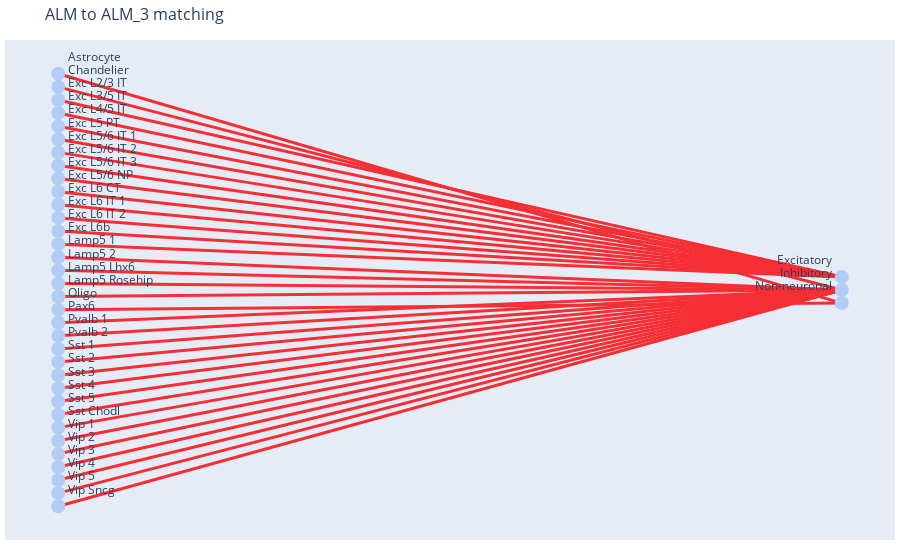

Notebook code cell kept with this figure:
### Code cell
# granular -> coarse mapping
lp_rcm = RefCM(solver='lp', max_merges=-1)
m = lp_rcm.match(coarse, granular)
m.display_matching_graph()

### Figure 1 — Plotly figure (JSON) as saved in the notebook; plotly's stock layout.template omitted (floating-point values rounded to 4 significant figures)
{"data": [{"hoverinfo": "none", "line": {"color": "#90EE90", "width": 3}, "mode": "lines", "name": "correct matching", "type": "scatter", "x": [], "y": []}, {"hoverinfo": "none", "line": {"color": "#F72F35", "width": 3}, "mode": "lines", "name": "incorrect matching", "type": "scatter", "x": [0, 17, null, 0, 17, null, 0, 17, null, 0, 17, null, 0, 17, null, 0, 17, null, 0, 17, null, 0, 17, null, 0, 17, null, 0, 17, null, 0, 17, null, 0, 17, null, 0, 17, null, 0, 17, null, 0, 17, null, 0, 17, null, 0, 17, null, 0, 17, null, 0, 17, null, 0, 17, null, 0, 17, null, 0, 17, null, 0, 17, null, 0, 17, null, 0, 17, null, 0, 17, null, 0, 17, null, 0, 17, null, 0, 17, null, 0, 17, null, 0, 17, null, 0, 17, null, 0, 17, null, 0, 17, null], "y": [17, -0.5, null, 16, 0.5, null, 15, 1.5, null, 14, 1.5, null, 13, 1.5, null, 12, 1.5, null, 11, 1.5, null, 10, 1.5, null, 9, 1.5, null, 8, 1.5, null, 7, 1.5, null, 6, 1.5, null, 5, 1.5, null, 4, 1.5, null, 3, 0.5, null, 2, 0.5, null, 1, 0.5, null, 0, 0.5, null, -1, -0.5, null, -2, 0.5, null, -3, 0.5, null, -4, 0.5, null, -5, 0.5, null, -6, 0.5, null, -7, 0.5, null, -8, 0.5, null, -9, 0.5, null, -10, 0.5, null, -11, 0.5, null, -12, 0.5, null, -13, 0.5, null, -14, 0.5, null, -15, 0.5, null, -16, 0.5, null]}, {"hoverinfo": "text", "marker": {"color": ["#B3CCF5", "#B3CCF5", "#B3CCF5", "#B3CCF5", "#B3CCF5", "#B3CCF5", "#B3CCF5", "#B3CCF5", "#B3CCF5", "#B3CCF5", "#B3CCF5", "#B3CCF5", "#B3CCF5", "#B3CCF5", "#B3CCF5", "#B3CCF5", "#B3CCF5", "#B3CCF5", "#B3CCF5", "#B3CCF5", "#B3CCF5", "#B3CCF5", "#B3CCF5", "#B3CCF5", "#B3CCF5", "#B3CCF5", "#B3CCF5", "#B3CCF5", "#B3CCF5", "#B3CCF5", "#B3CCF5", "#B3CCF5", "#B3CCF5", "#B3CCF5"], "size": 14}, "mode": "markers+text", "text": ["Astrocyte", "Chandelier", "Exc L2/3 IT", "Exc L3/5 IT", "Exc L4/5 IT", "Exc L5 PT", "Exc L5/6 IT 1", "Exc L5/6 IT 2", "Exc L5/6 IT 3", "Exc L5/6 NP", "Exc L6 CT", "Exc L6 IT 1", "Exc L6 IT 2", "Exc L6b", "Lamp5 1", "Lamp5 2", "Lamp5 Lhx6", "Lamp5 Rosehip", "Oligo", "Pax6", "Pvalb 1", "Pvalb 2", "Sst 1", "Sst 2", "Sst 3", "Sst 4", "Sst 5", "Sst Chodl", "Vip 1", "Vip 2", "Vip 3", "Vip 4", "Vip 5", "Vip Sncg"], "textposition": "top right", "type": "scatter", "x": [0, 0, 0, 0, 0, 0, 0, 0, 0, 0, 0, 0, 0, 0, 0, 0, 0, 0, 0, 0, 0, 0, 0, 0, 0, 0, 0, 0, 0, 0, 0, 0, 0, 0], "y": [17, 16, 15, 14, 13, 12, 11, 10, 9, 8, 7, 6, 5, 4, 3, 2, 1, 0, -1, -2, -3, -4, -5, -6, -7, -8, -9, -10, -11, -12, -13, -14, -15, -16]}, {"hoverinfo": "text", "marker": {"color": ["#B3CCF5", "#B3CCF5", "#B3CCF5"], "size": 14}, "mode": "markers+text", "text": ["Excitatory", "Inhibitory", "Non-neuronal"], "textposition": "top left", "type": "scatter", "x": [17, 17, 17], "y": [1.5, 0.5, -0.5]}], "layout": {"hovermode": "closest", "margin": {"b": 20, "l": 5, "r": 5, "t": 40}, "showlegend": false, "title": {"font": {"size": 16}, "text": "ALM to ALM_3 matching"}, "xaxis": {"showgrid": false, "showticklabels": false, "zeroline": false}, "yaxis": {"showgrid": false, "showticklabels": false, "zeroline": false}}}
